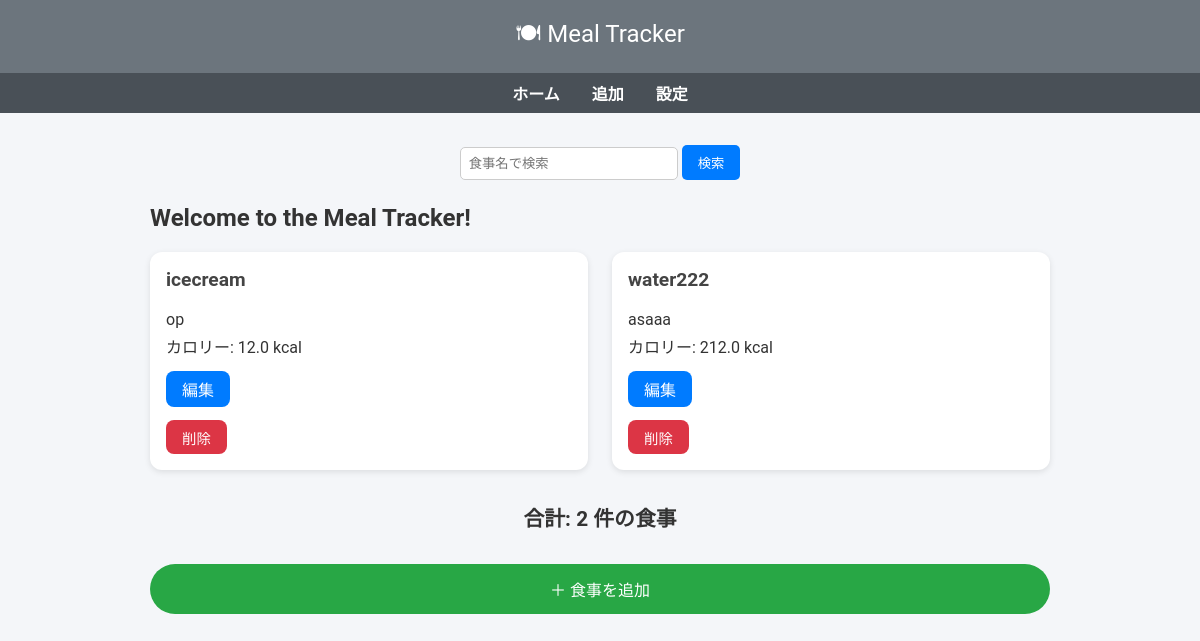
/main/, run on the app's committed database.
### main/models.py (models this page shows, shortened)
class Meal(models.Model):
    name = models.CharField(max_length=100)
    description = models.TextField(blank=True)
    calories = models.FloatField(default=0)
    protein = models.FloatField(default=0)  # タンパク質
    fat = models.FloatField(default=0)      # 脂質
    carbs = models.FloatField(default=0)    # 炭水化物

### main/views.py (the view)
# urls.py: path('', views.index, name='index'),
def index(request):
    query = request.GET.get('q', '')  # URLパラメータ 'q' を取得
    if query:
        meals = Meal.objects.filter(name__icontains=query)  # 部分一致検索
    else:
        meals = Meal.objects.all()
    params = {
        'title': 'Meal Tracker',
        'message': 'Welcome to the Meal Tracker!',
        'meals': meals,
        'query': query,
    }
    return render(request, 'main/index.html', params)

### main/templates/main/index.html (shortened to what this page needs)
<!DOCTYPE html>
<html lang="ja">
<head>
</head>
<body>
  <header>🍽 {{ title }}</header>
  <nav>
    <a href="/main">ホーム</a>
    <a href="/main/create">追加</a>
    <a href="#">設定</a>
  </nav>
  <main>
    <form method="get" style="text-align:center; margin-bottom:1.5rem;">
  <input type="text" name="q" placeholder="食事名で検索" value="{{ query }}" style="padding:0.5rem; width:200px; border-radius:5px; border:1px solid #ccc;">
  <button type="submit" style="padding:0.5rem 1rem; border:none; border-radius:5px; background:#007bff; color:#fff; cursor:pointer;">検索</button>
</form>
    <h2>{{ message }}</h2>
    <div class="meal-grid">
      {% for meal in meals %}
      <div class="meal-card">
        <h3>{{ meal.name }}</h3>
        <p>{{ meal.description }}</p>
        <p>カロリー: {{ meal.calories }} kcal</p>
        <a href="{% url 'update' meal.id %}" style="display:inline-block; margin-top:0.5rem; padding:0.4rem 1rem; background:#007bff; color:#fff; border-radius:8px; text-decoration:none;">編集</a>
        <form action="{% url 'delete' meal.id %}" method="post">
          <button type="submit" class="delete-btn">削除</button>
        </form>
      </div>
      {% empty %}
      <p>まだ食事が登録されていません。</p>
      {% endfor %}
    </div>
    <div class="total">
      合計: {{ meals|length }} 件の食事
    </div>
    <a href="{% url 'create' %}" class="add-btn">＋ 食事を追加</a>
  </main>
</body>
</html>

### main/templates/main/index.html (style rules this page uses)
body { font-family: 'Roboto', sans-serif; background-color: #f4f6f9; margin: 0; padding: 0; color: #333; }
header { background-color: #6c757d; color: #fff; padding: 1rem; text-align: center; font-size: 1.5rem; }
nav { display: flex; justify-content: center; gap: 2rem; background: #495057; padding: 0.5rem 0; }
nav a { color: #fff; text-decoration: none; font-weight: bold; }
main { max-width: 900px; margin: 2rem auto; padding: 0 1rem; }
.meal-grid { display: grid; grid-template-columns: repeat(auto-fit, minmax(200px, 1fr)); gap: 1.5rem; }
.meal-card { background: #fff; padding: 1rem; border-radius: 12px; box-shadow: 0 2px 6px rgba(0,0,0,0.1); transition: transform 0.2s; }
.meal-card h3 { margin-top: 0; font-size: 1.2rem; color: #444; }
.meal-card p { margin: 0.3rem 0; }
.delete-btn { margin-top: 0.8rem; padding: 0.4rem 1rem; font-size: 0.9rem; color: #fff; background-color: #dc3545; border: none; border-radius: 8px; cursor: pointer; transition: background 0.3s; }
.total { margin-top: 2rem; text-align: center; font-size: 1.3rem; font-weight: bold; }
.add-btn { display: block; margin: 2rem auto; padding: 0.8rem 1.5rem; font-size: 1rem; color: #fff; background-color: #28a745; border: none; border-radius: 25px; cursor: pointer; transition: background 0.3s; text-align: center; text-decoration: none; }

### data on the page
Meal: name "icecream", description "op", calories "12.0"
Meal: name "water222", description "asaaa", calories "212.0"

### other printed values
{{ title }} "Meal Tracker"
{{ message }} "Welcome to the Meal Tracker!"
{{ meals|length }} "2"
